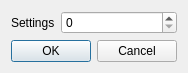
<?xml version="1.0" encoding="UTF-8"?>
<ui version="4.0">
 <class>LootDialog</class>
 <widget class="QDialog" name="LootDialog">
  <property name="geometry">
   <rect>
    <x>0</x>
    <y>0</y>
    <width>184</width>
    <height>75</height>
   </rect>
  </property>
  <property name="windowTitle">
   <string>Dialog</string>
  </property>
  <layout class="QFormLayout" name="formLayout">
   <property name="sizeConstraint">
    <enum>QLayout::SetFixedSize</enum>
   </property>
   <item row="0" column="0">
    <widget class="QLabel" name="settingsLabel">
     <property name="text">
      <string>Settings</string>
     </property>
    </widget>
   </item>
   <item row="0" column="1">
    <widget class="QSpinBox" name="settingsSpinBox">
     <property name="maximum">
      <number>99999</number>
     </property>
    </widget>
   </item>
   <item row="1" column="0" colspan="2">
    <widget class="QDialogButtonBox" name="buttonBox">
     <property name="standardButtons">
      <set>QDialogButtonBox::Cancel|QDialogButtonBox::Ok</set>
     </property>
    </widget>
   </item>
  </layout>
 </widget>
 <resources/>
 <connections/>
</ui>
